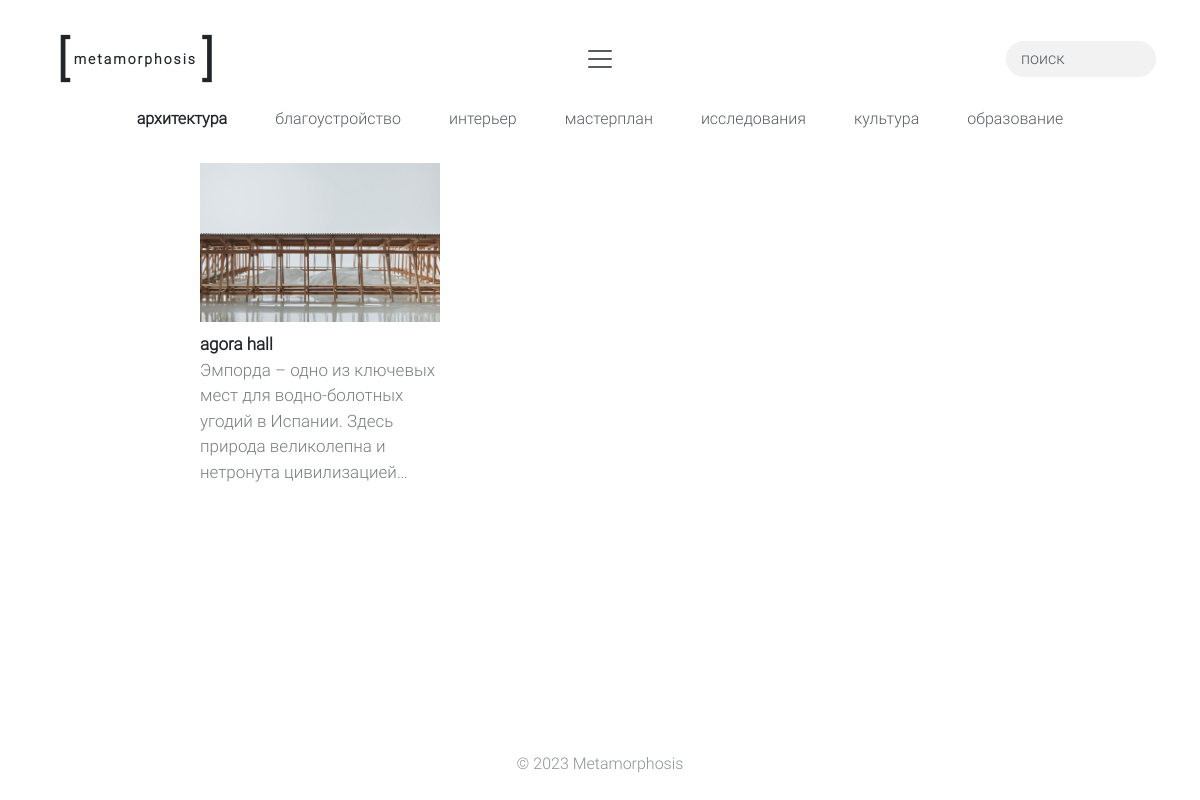
Page /?theme=архитектура on the committed database.
### main/models.py (models this page shows, shortened)
class ProjectTheme(models.Model):
    name = models.CharField(max_length=100, unique=True)

class Project(models.Model):
    title = models.CharField(max_length=100)
    description = models.TextField()
    theme = models.ManyToManyField(ProjectTheme, null=True)
    photos = models.ManyToManyField(ProjectsPhoto)

class ProjectsPhoto(models.Model):
    image = models.ImageField(upload_to='static/projects_photos/')
    description = models.TextField(blank=True)

### main/views.py (the view)
# urls.py: path('', views.index, name='projects'),
def index(request):
    theme = request.GET.get('theme') if request.GET.get('theme') is not None else ''
    template = 'main/projects_list.html'
    projects = Project.objects.filter(
        Q(theme__name__icontains=theme) |
        Q(title__icontains=theme) |
        Q(description__icontains=theme)
    ).distinct()
    context = {'projects': projects, 'current_theme': theme}
    return render(request, template, context)

### main/context_processors.py (called while the page is built)
def project_themes(request):
    themes = ProjectTheme.objects.all()
    return {'project_themes': themes}

### templates/main/projects_list.html
{% extends 'base.html' %}
{% block content %}
    <div class="d-flex justify-content-center">
        <div class="row mt-2 project-list">
            {% for project in projects %}
                <div class="col-md-4 px-0">
                    <div class="mb-4">
                        <div data-aos="fade-up" data-aos-easing="linear" data-aos-duration="500">
                            <div class="project-block">
                                <a href="{% url 'project_detail' project.id %}">
                                    <div class="project-image">
                                        <img src="{{ project.photos.first.image.url }}" alt="{{ project.title }}">
                                    </div>
                                    <div class="card-body project-content justify-content-center">
                                        <p class="project-title">{{ project.title }}</p>
                                        <p class="project-description">{{ project.description|truncatechars:120 }}</p>
                                    </div>
                                </a>
                            </div>
                        </div>
                    </div>
                </div>
            {% endfor %}
        </div>
    </div>
{% endblock %}

### templates/includes/header.html (shortened to what this page needs)
{% with request.resolver_match.view_name as view_name %}
    <div class="row d-flex justify-content-center mx-2">
        <header class="col-12 row d-flex flex-wrap align-items-center justify-content-between justify-content-sm-between
        justify-content-xxl-between pt-4 mb-0 px-0 px-md-4">
            <div class="col-4 col-xxl-2 d-flex justify-content-start mb-0 logo-padding">
                <a class="navbar-brand height-mid"
                   href="{% url 'projects' %}"><b
                        class="brackets height-mid">[</b><b class="height-mid header-brand">
                    metamorphosis </b><b
                        class="brackets height-mid">]</b></a>
            </div>
            <div class="navbar d-xxl-none col-2 col-md-4 mt-0 d-flex justify-content-end justify-content-md-center">
                <button class="btn navbar-toggler menu-button-padding" type="button" data-bs-toggle="offcanvas"
                        data-bs-target="#offcanvasMenu" aria-controls="offcanvasMenu" style="border: none;">
                    <span class="navbar-toggler-icon"></span>
                </button>
            </div>
            <div class="col-4 col-xxl-2 d-none d-md-flex justify-content-end">
                <form class="form" action="{% url 'projects' %}">
                    <input class="form-control oval-input" type="text" name="theme" placeholder="поиск"
                           aria-label="Search">
                </form>
            </div>
            {% if view_name == 'projects' %}
                <div class="col-12 d-flex justify-content-center mt-2">
                    <ul class="navbar-nav flex-row flex-wrap">
                        {% for theme in project_themes %}
                            <li class="nav-item lower-header-nav-link mx-0">
                                <a class="nav-link py-1 {% if current_theme == theme.name %}active{% else %}text-body-secondary{% endif %}"
                                   href="{% url 'projects' %}?theme={{ theme.name }}">{{ theme.name }}</a>
                            </li>
                        {% endfor %}
                    </ul>
                </div>
            {% endif %}
        </header>
    </div>
{% endwith %}

### static/styles.css (style rules this page uses)
@media (min-width: 769px) { .project-list { width: 70%; min-width: 750px; } }
.project-block { margin: 20px; overflow: hidden; transition: transform 0.3s; }
a { text-decoration: none; color: inherit; }
.project-image img { width: 100%; height: auto; display: block; }
.project-content { padding-top: 10px; }
.project-title { font-size: 17px; margin: 0; text-transform: lowercase; font-weight: bold; }
.project-description { font-size: 17px; margin: 0; opacity: 0.6; }
.active { font-weight: bold; }
.oval-input { border-radius: 30px; padding-left: 15px; max-width: 150px; border: 0; background-color: #f2f2f2; }
li { margin-left: 5px; margin-right: 5px; }
body, html { height: 100%; }
.min-vh-100 { min-height: 100vh; }
.height-mid { vertical-align: middle; }
.brackets { font-size: 47px; }
body { font-family: 'Roboto Light', sans-serif; }
.header-brand { font-size: 14px; letter-spacing: 2px; }
.nav-link { transition: transform 0.3s ease; }
.lower-header-nav-link { padding-left: max(2vw, 15px); padding-right: max(2vw, 15px); }
.logo-padding { padding-left: 25px; }

### rows in the picture
ProjectTheme: name "архитектура"
ProjectTheme: name "благоустройство"
ProjectTheme: name "интерьер"
ProjectTheme: name "мастерплан"
ProjectTheme: name "исследования"
ProjectTheme: name "культура"
ProjectTheme: name "образование"
Project: photos.first.image (picture), title "agora hall", description "Эмпорда – одно из ключевых мест для водно-болотных угодий в Испании. Здесь природа великолепна и нетронута цивилизацией…"
